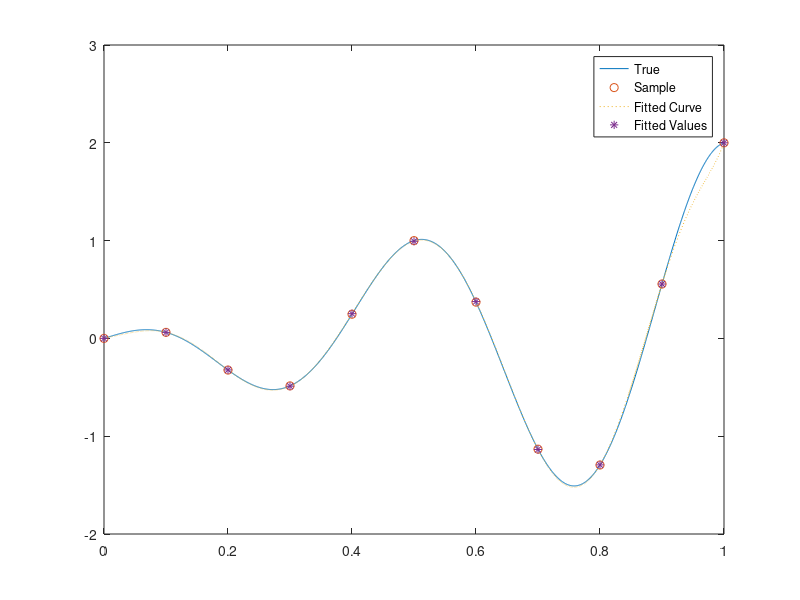
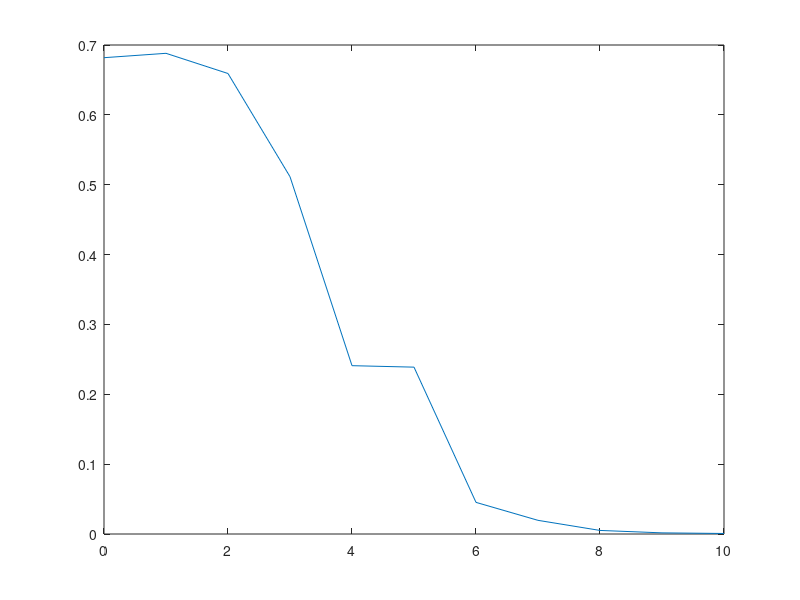

Here is the MATLAB script that generated these plots, in order:
x=[0:0.1:1]';
x0=[0:0.0005:1]';
y0=2*x0.*cos(4*pi*x0);
y=2*x.*cos(4*pi*x);



n=length(x);
xx = ones(n,1);
b = mean(y);
 
pe(1) = mean((y0-mean(y)).^2);
xx0 = ones(size(x0));
for k=2:11
   xx=[xx,(x-0.5).^(k-1)];
   b =pinv(xx'*xx)*xx'*y;
   xx0 = [xx0,(x0-0.5).^(k-1)];
   fh = xx0*b ; 
 
	pe(k) = mean((fh-y0).^2);
   if k==10;
      bb0=b;
      xx00=xx;
      xx000=xx0;
   end;
   
end;

a=[0:10];
figure(2)
 
plot(a,pe,'-')


%xx = [ones(n,1),x,x.^2,x.^3,x.^5];
b = inv(xx00'*xx00)*xx00'*y;
yh = xx00*b;

%xx0 = [ones(size(x0)),x0,x0.^2,x0.^3,x0.^5];
yh0 = xx000*b; 

figure(1)

plot(x0,y0,'-',x,y,'o',x0,yh0,':',x,yh,'*')
legend('True', 'Sample','Fitted Curve','Fitted Values')